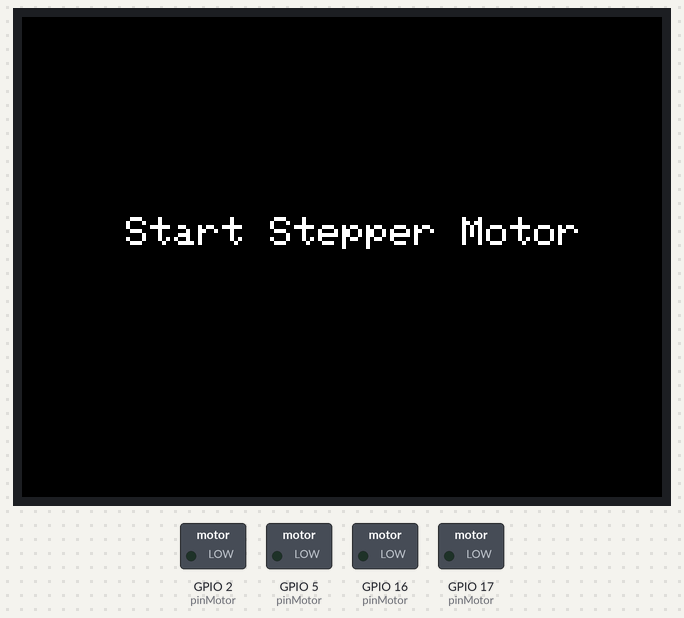
Recording of a sketch running on a simulated ESP32. Shown: 320×240 colour display, switched loads named in the sketch (green lamp = pin HIGH).

Above: at 0.2 s.
At 3.12 s:
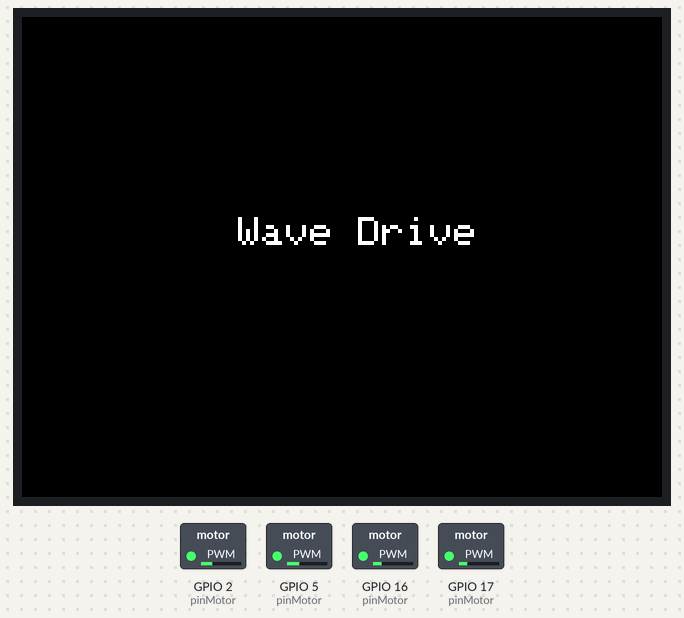
At 18.8 s:
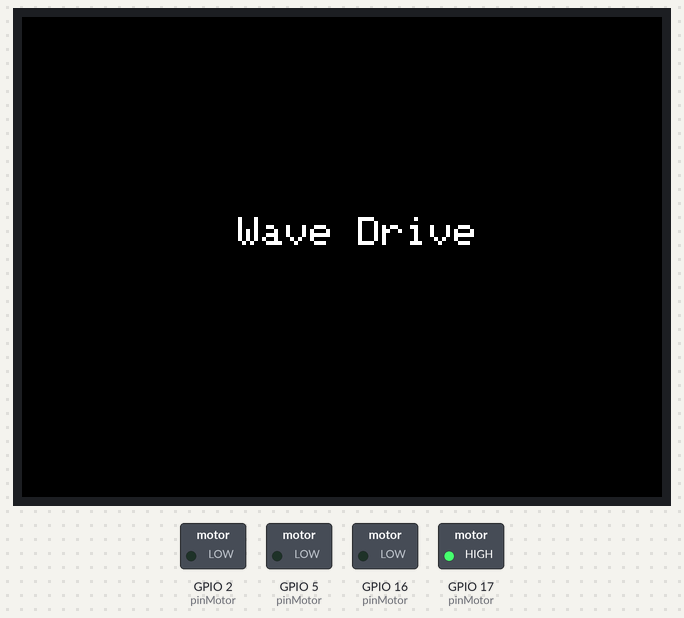
At 26.6 s:
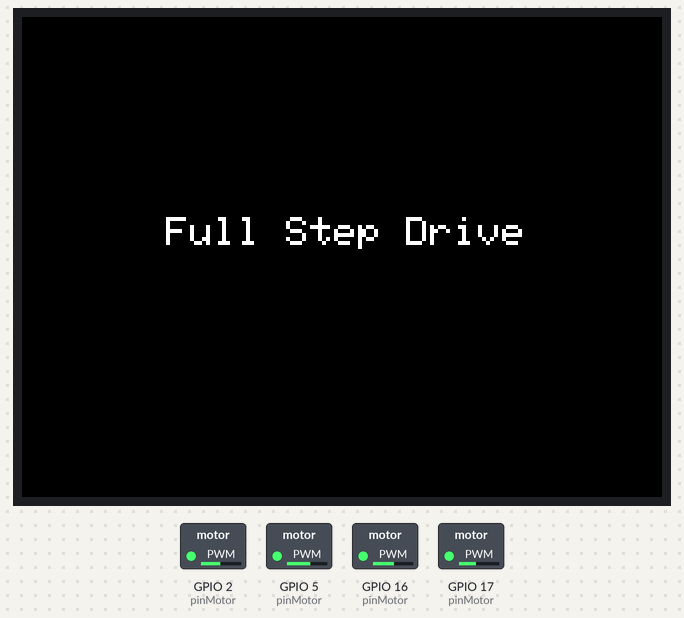
At 37.2 s:
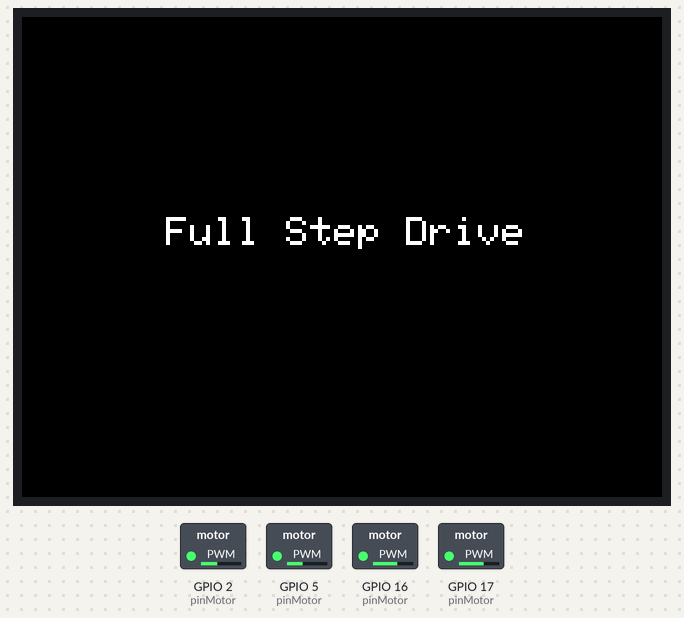
At 39.63 s:
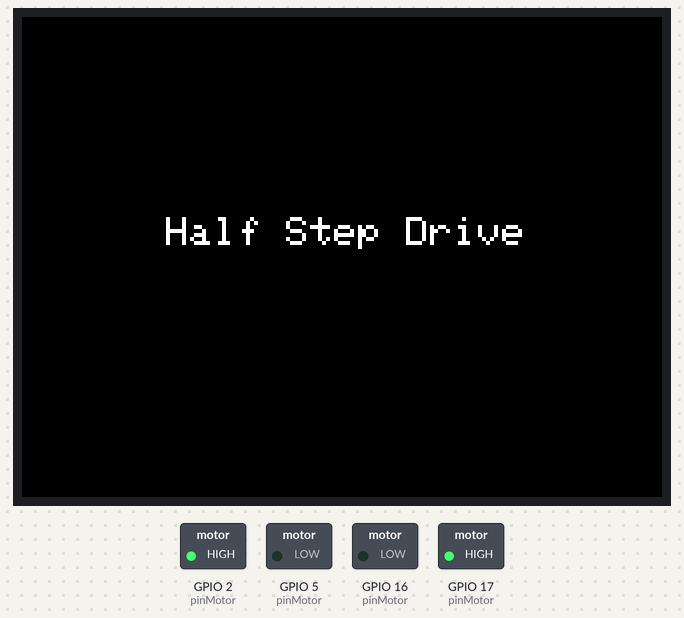
Timing chart, 0 to 40.0 s (numbered marks = the images above):
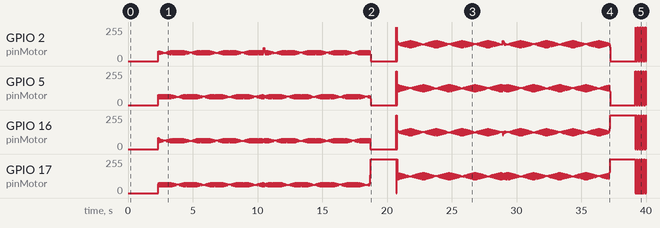

The sketch:

M5stack_Stepper_motor_turn_around_all_DriveSteps.ino
```cpp
#include <M5Stack.h>
const int MOTOR_A = 2;
const int MOTOR_B = 5;
const int MOTOR_C = 16;
const int MOTOR_D = 17;
const int pinMotor[2][4] = {{MOTOR_A, MOTOR_B, MOTOR_C, MOTOR_D}, {MOTOR_D, MOTOR_C, MOTOR_B, MOTOR_A}};
const byte logic_fullstep[4][4] = {{1, 1, 0, 0}, {0, 1, 1, 0}, {0, 0, 1, 1}, {1, 0, 0, 1}};
const byte logic_wave[4][4] = {{1, 0, 0, 0}, {0, 1, 0, 0}, {0, 0, 1, 0}, {0, 0, 0, 1}};
const byte logic_halfstep[8][4] = {{1, 0, 0, 0}, {1, 1, 0, 0}, {0, 1, 0, 0}, {0, 1, 1, 0}, {0, 0, 1, 0}, {0, 0, 1, 1}, {0, 0, 0, 1}, {1, 0, 0, 1}};
int count;
void setup() {
  M5.begin(true, false, true);
  M5.Lcd.setBrightness(128);
  M5.Lcd.setTextSize(2);
  pinMode(pinMotor[0][0], OUTPUT);
  pinMode(pinMotor[0][1], OUTPUT);
  pinMode(pinMotor[0][2], OUTPUT);
  pinMode(pinMotor[0][3], OUTPUT);
  M5.Lcd.setTextColor(WHITE, BLACK);
  M5.Lcd.setCursor(40, 100);
  M5.Lcd.println(" Start Stepper Motor  ");
  delay(2000);
  M5.Lcd.clear(BLACK);
}
void loop() {
  M5.Lcd.setTextColor(WHITE, BLACK);
  M5.Lcd.setCursor(0, 100);
  M5.Lcd.println("         Wave Drive        ");
  //Wave Drive
  for (int i = 0; i < 2048; i++) //360 degree clockwise
  {
    wave(0);
    delay(2);
  }
  delay(10);
  for (int i = 0; i < 2048; i++) //360 degree counter-clockwise
  {
    wave(1);
    delay(2);
  }
  delay(2000);
  M5.Lcd.setCursor(0, 100);
  M5.Lcd.println("      Full Step Drive      ");
  //Full Step Drive
  for (int i = 0; i < 2048; i++) //360 degree clockwise
  {
    fullstep(0);
    delay(2);
  }
  delay(10);
  for (int i = 0; i < 2048; i++) //360 degree counter-clockwise
  {
    fullstep(1);
    delay(2);
  }
  delay(2000);
  //Half Step Drive
    M5.Lcd.setCursor(0, 100);
  M5.Lcd.println("      Half Step Drive      ");
  for (int i = 0; i < 2048; i++) //360 degree clockwise
  {
    halfstep(0);
    delay(2);
  }
  delay(10);
  for (int i = 0; i < 4096; i++) //360 degree counter-clockwise
  {
    halfstep(1);
    delay(2);
  }
  delay(2000);
}
void fullstep(int direct) {
  count++;
  int step = count % 4;
  digitalWrite(pinMotor[direct][0], logic_fullstep[step][0]);
  digitalWrite(pinMotor[direct][1], logic_fullstep[step][1]);
  digitalWrite(pinMotor[direct][2], logic_fullstep[step][2]);
  digitalWrite(pinMotor[direct][3], logic_fullstep[step][3]);
  delay(2);
}

void wave(int direct) {
  count++;
  int step = count % 4;
  digitalWrite(pinMotor[direct][0], logic_wave[step][0]);
  digitalWrite(pinMotor[direct][1], logic_wave[step][1]);
  digitalWrite(pinMotor[direct][2], logic_wave[step][2]);
  digitalWrite(pinMotor[direct][3], logic_wave[step][3]);
  delay(2);
}

void halfstep(int direct) {
  count++;
  int step = count % 8;
  digitalWrite(pinMotor[direct][0], logic_halfstep[step][0]);
  digitalWrite(pinMotor[direct][1], logic_halfstep[step][1]);
  digitalWrite(pinMotor[direct][2], logic_halfstep[step][2]);
  digitalWrite(pinMotor[direct][3], logic_halfstep[step][3]);
  delay(2);
}
```
